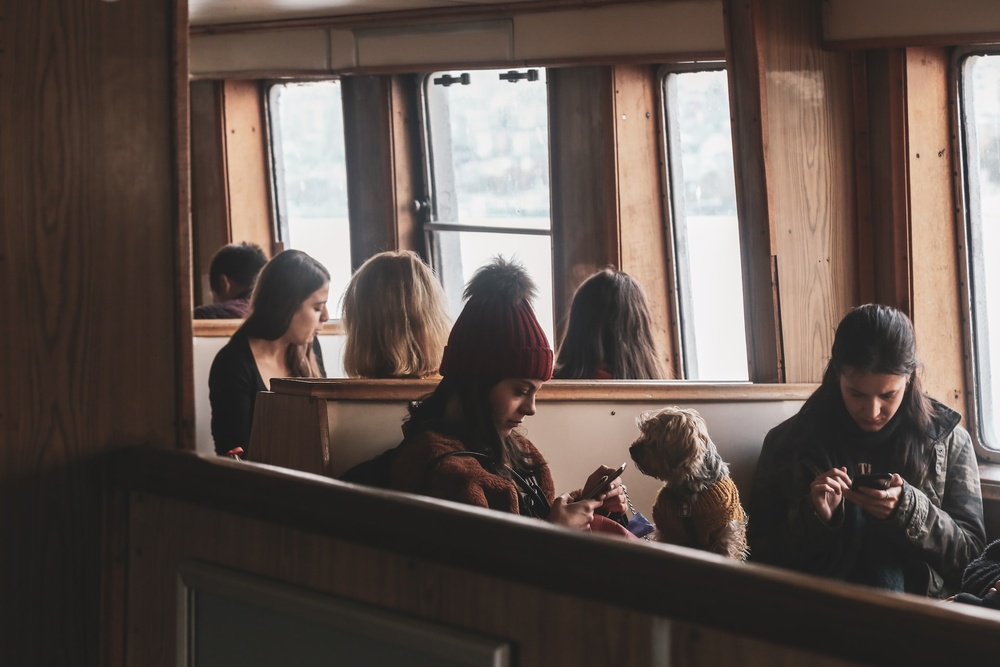
#> input picture opencv_python_study/images/3.jpg, 1000 x 667 px, shrunk from 1920 x 1280 before the run, found by its file name
$ python 5_2_1.py
#> lines starting #> are read from the running program, lines starting #| are printed output that depends on the picture
import cv2

img = cv2.imread("images/3.jpg")
#> img is the input picture: shape (667, 1000, 3); mean B, G, R 76.7, 82.4, 94.4
x = cv2.flip(img, 0)
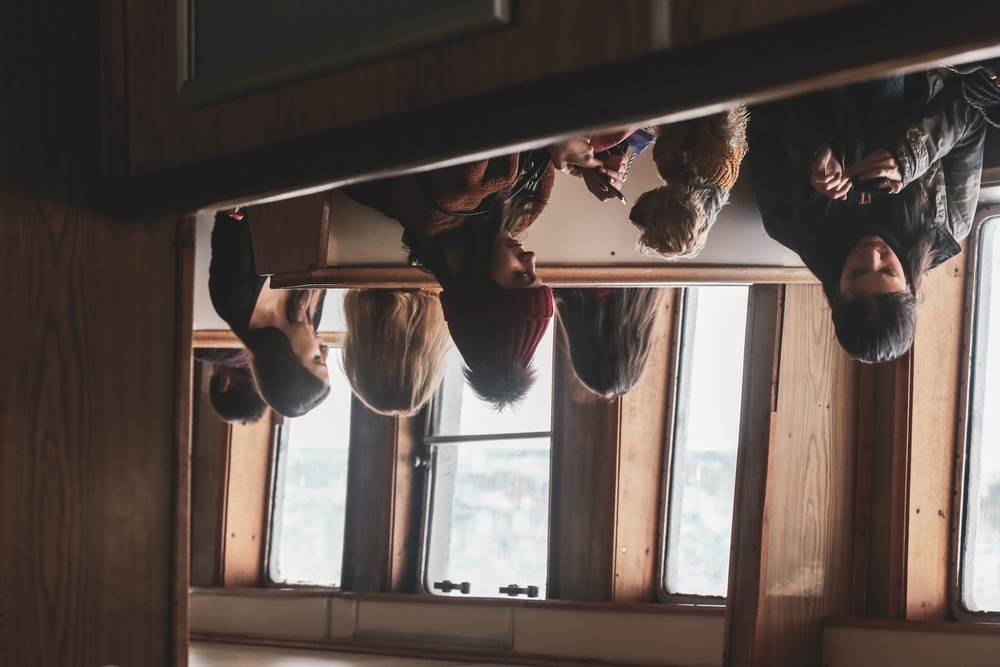
#> x: shape (667, 1000, 3); mean B, G, R 76.7, 82.4, 94.4
y = cv2.flip(img, 1)
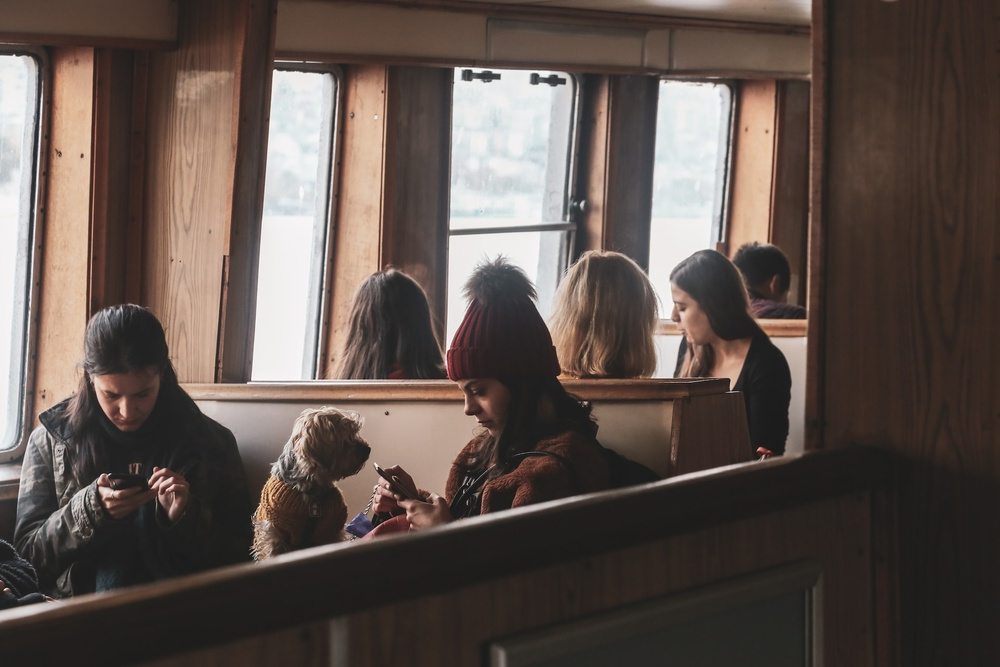
#> y: shape (667, 1000, 3); mean B, G, R 76.7, 82.4, 94.4
xy = cv2.flip(img, -1)
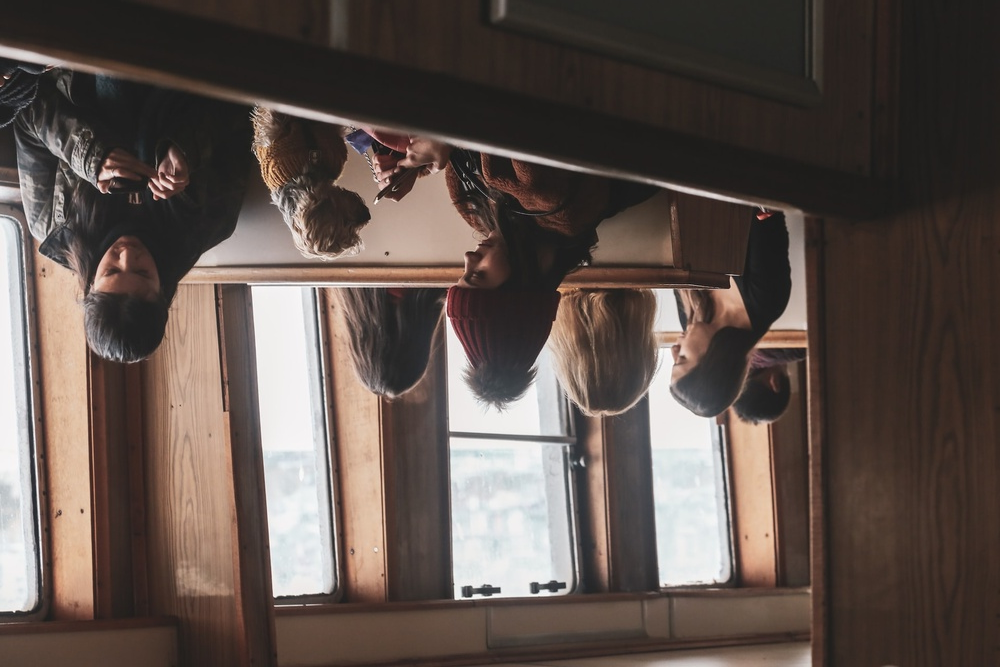
#> xy: shape (667, 1000, 3); mean B, G, R 76.7, 82.4, 94.4
cv2.imshow("img", img)
cv2.imshow("x", x)
cv2.imshow("y", y)
cv2.imshow("xy", xy)
cv2.waitKey()
cv2.destroyAllWindows()

$ run again, with opencv_python_study/images/1.jpg copied over opencv_python_study/images/3.jpg
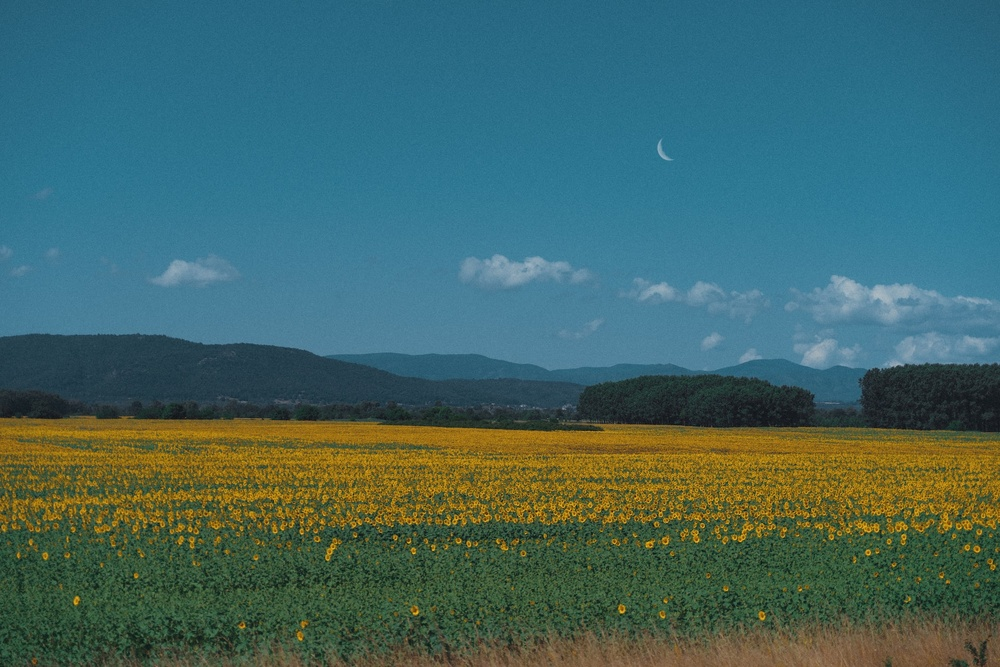
#> input picture opencv_python_study/images/1.jpg, 1000 x 667 px, shrunk from 1920 x 1280 before the run, found by its file name
#> img is the input picture: shape (667, 1000, 3); mean B, G, R 100.6, 102.6, 65.8
#> `y = cv2.flip(img, 1)`:
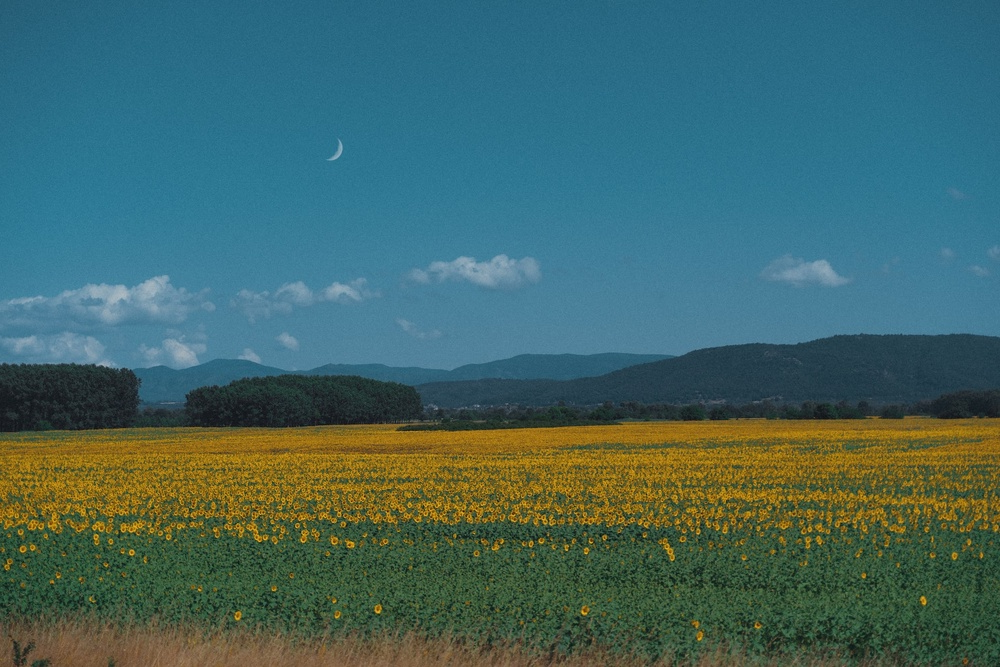
#> y: shape (667, 1000, 3); mean B, G, R 100.6, 102.6, 65.8
#> `xy = cv2.flip(img, -1)`:
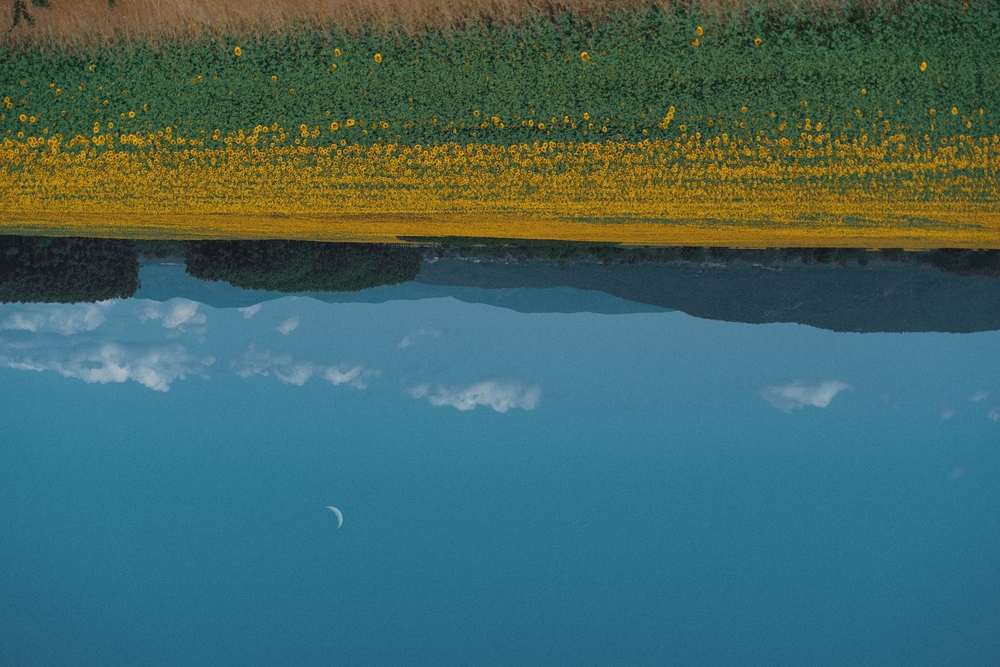
#> xy: shape (667, 1000, 3); mean B, G, R 100.6, 102.6, 65.8

$ run again, with opencv_python_study/images/2.jpg copied over opencv_python_study/images/3.jpg
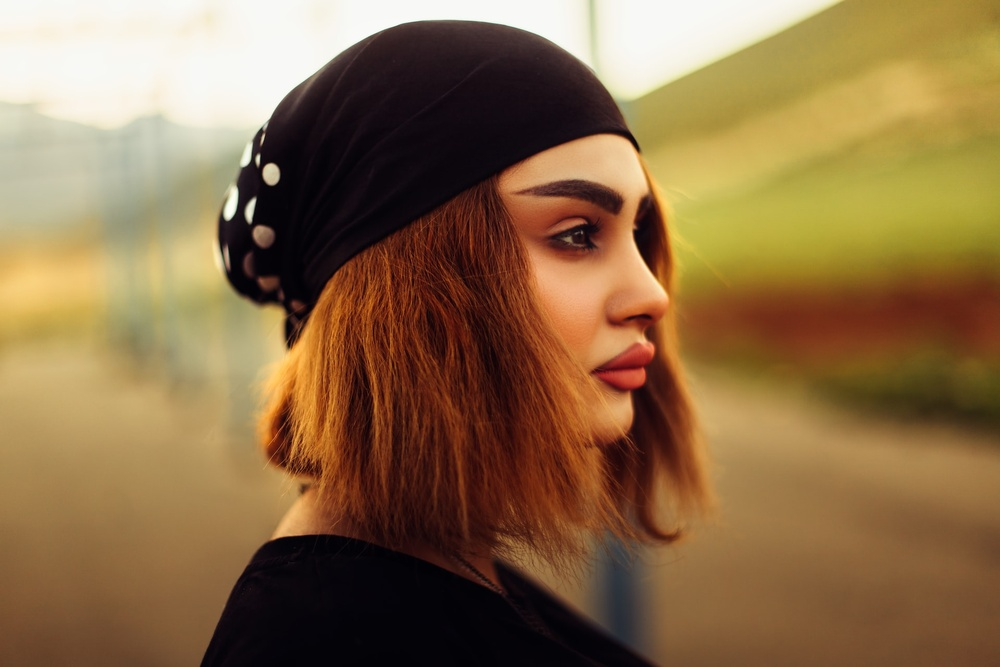
#> input picture opencv_python_study/images/2.jpg, 1000 x 667 px, shrunk from 1920 x 1280 before the run, found by its file name
#> img is the input picture: shape (667, 1000, 3); mean B, G, R 71.9, 108.7, 138.5
#> `y = cv2.flip(img, 1)`:
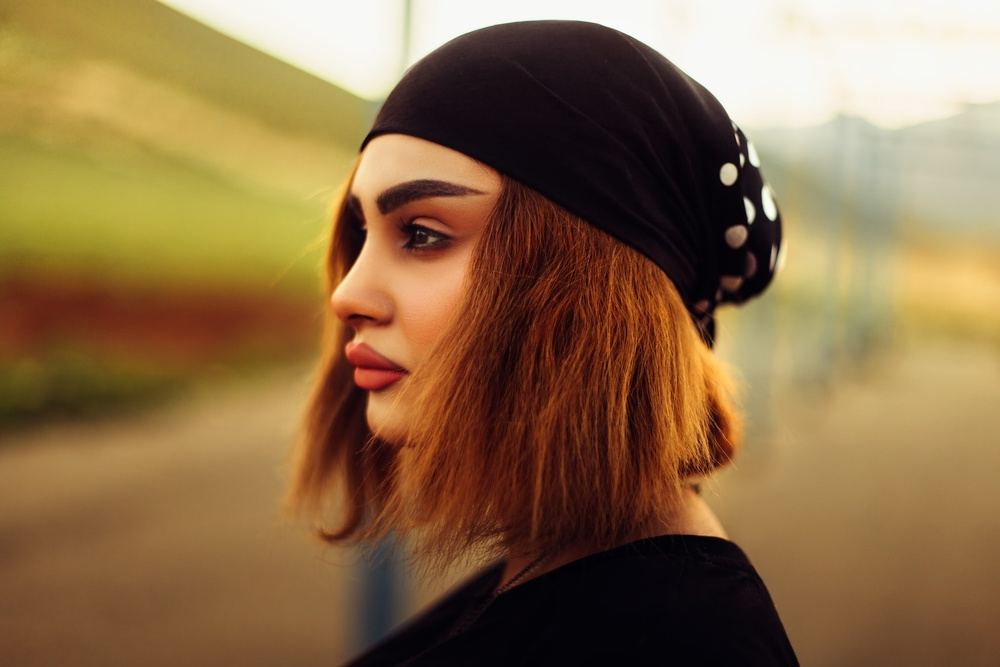
#> y: shape (667, 1000, 3); mean B, G, R 71.9, 108.7, 138.5
#> `xy = cv2.flip(img, -1)`:
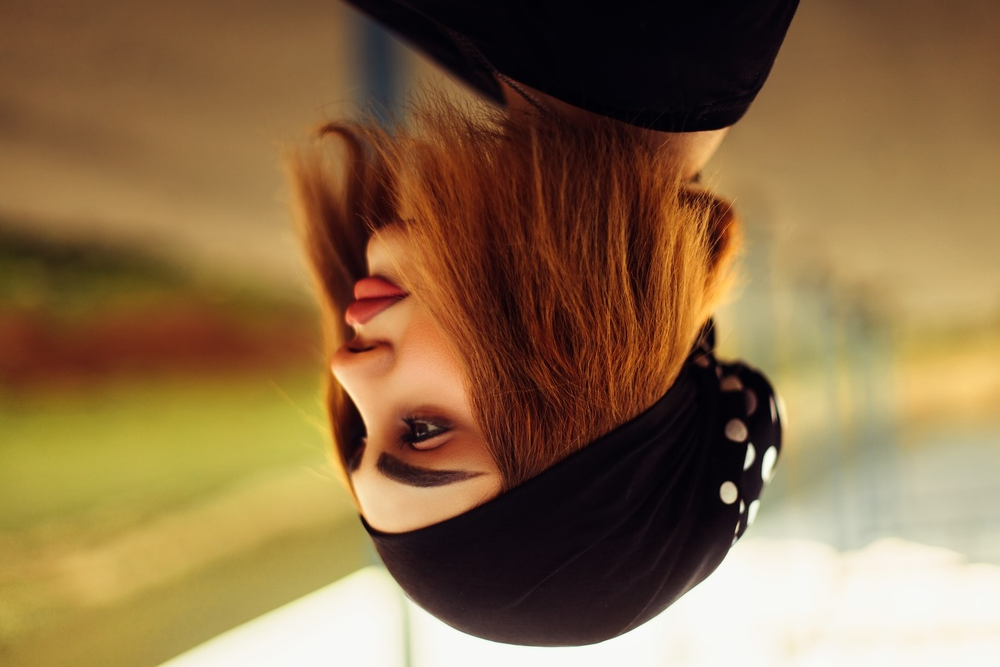
#> xy: shape (667, 1000, 3); mean B, G, R 71.9, 108.7, 138.5
